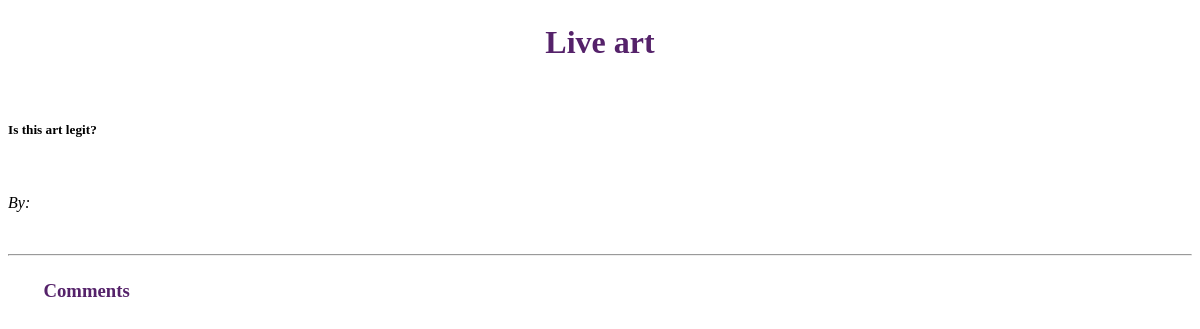
The app's page /forum/single_discussion/1, older data.
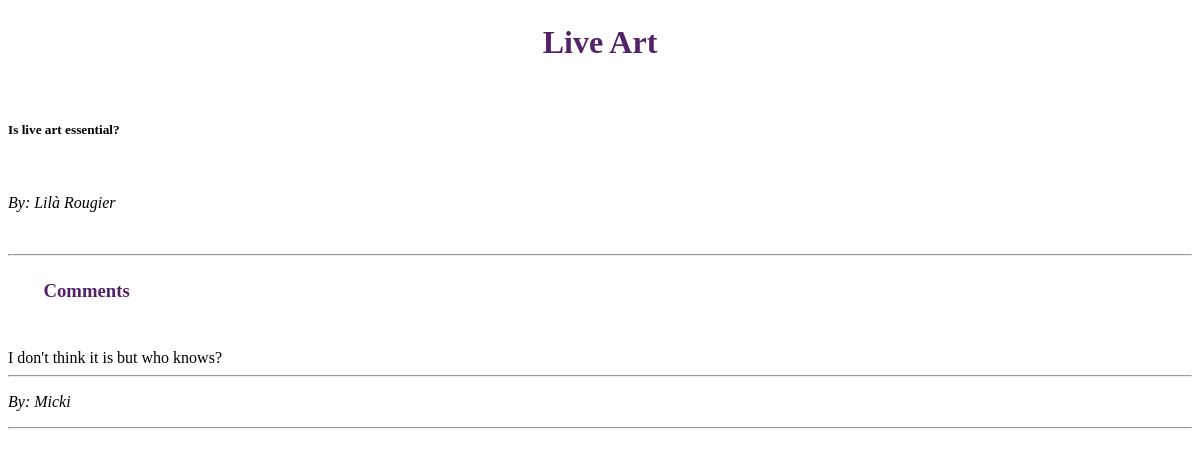
The same page, newer data.
### forum/models.py (models this page shows)
class Discussion(models.Model):
    name= models.CharField(max_length=30)
    topic= models.CharField(max_length=300, null=True)
    text = models.CharField(max_length=1000)
    def __str__(self):
        return str(self.topic)

class Comment(models.Model):
    name= models.CharField(max_length=30)
    discussion= models.ForeignKey(Discussion,on_delete=models.CASCADE)
    content= models.CharField(max_length=2000)

### forum/views.py (the view)
# urls.py: path('single_discussion/<int:discussion_id>', views.single_discussion, name='single_discussion'),
def single_discussion(request, discussion_id):
    discussion = Discussion.objects.get(id=discussion_id)
    context= {'discussion': discussion,
                }
    return render(request, 'forum/single_discussion.html', context)

### forum/templates/forum/single_discussion.html (shortened to what this page needs)
<!DOCTYPE html>
<html lang="en">
<head>
</head>
<body>
<h1 style="text-align: center; margin-top: 2%; color:#55226a;">{{discussion}}</h1>
<br>
<h5>{{discussion.text}}</h5>
<br>
<p style="font-style: italic;">By: {{discussion.name}}</p>
<br>
<hr>
<h3 style="margin-left:3%; margin-top: 2%; margin-bottom: 4%; color:#55226a;">Comments</h3>
{% for comment in discussion.comment_set.all%}
{{comment.content}}
<br>
<hr>
<p style="font-style: italic;">By: {{comment.name}}</p>
<hr>
{% endfor %}
</body>
</html>

Row changes from the older to the newer data that the page shows:
changed Discussion: topic "Live art" → "Live Art"; text "Is this art legit?" → "Is live art essential?"; name (not shown) → "Lilà Rougier"
added Comment: content "I don't think it is but who knows?", name "Micki"
